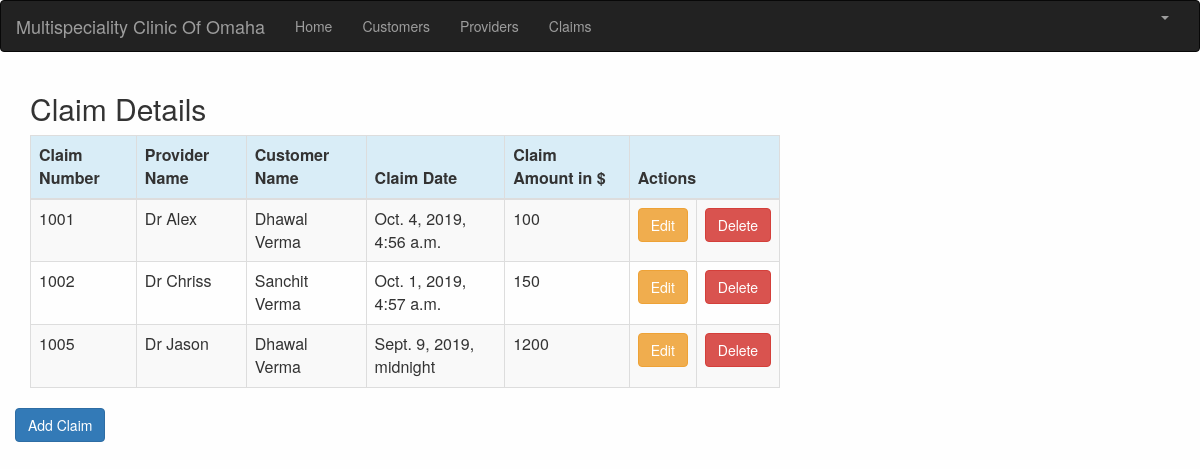
The app's page /claim_list (signed in) with its own data.
### blog/models.py (models this page shows, shortened)
class Claims(models.Model):
    claim_number = models.IntegerField(blank=False, null=False)
    provider_name = models.ForeignKey(Providers, on_delete=models.CASCADE, related_name='a')
    provider_id = models.ForeignKey(Providers, on_delete=models.CASCADE, related_name='b')
    cust_name = models.ForeignKey(Customers, on_delete=models.CASCADE, related_name='c')
    insurance_number = models.ForeignKey(Customers, on_delete=models.CASCADE, related_name='d')
    claim_date = models.DateTimeField()
    claim_amount = models.IntegerField(blank=False, null=False)
    class Meta:
        verbose_name = "Claim"
        verbose_name_plural = "Claims"

class Providers(models.Model):
    provider_name = models.CharField(max_length=50)
    provider_id = models.CharField(max_length=5, blank=False, null=False)
    speciality = models.CharField(max_length=100)
    def __str__(self):
        return str(self.provider_name)
    class Meta:
        verbose_name = "Provider"
        verbose_name_plural = "Providers"

class Customers(models.Model):
    cust_name = models.CharField(max_length=50)
    insurance_number = models.CharField(max_length=6, blank=False, null=False)
    email = models.EmailField(max_length=100)
    phone_number = models.CharField(max_length=50)
    dob = models.DateTimeField(null=False)
    address = models.CharField(max_length=200)
    def __str__(self):
        return str(self.cust_name)
    class Meta:
        verbose_name = "Customer"
        verbose_name_plural = "Customers"

### blog/views.py (the view)
# urls.py: path('claim_list', views.claim_list, name='claim_list'),
@login_required
def claim_list(request):
    claim = Claims.objects.all()
    return render(request, 'blog/claim_list.html', {'Claims': claim})

### blog/templates/blog/claim_list.html (shortened to what this page needs)
{% extends 'blog/base.html' %}
{% load crispy_forms_tags %}
{% block content %}
    <html>
    <head>
        <link rel="stylesheet" href="https://maxcdn.bootstrapcdn.com/bootstrap/3.3.4/css/bootstrap.min.css">
    </head>
    <body>
    <div class="row">
        <h2 style="padding-left: 15Px">Claim Details</h2>
    </div>
    <div>
        <table class="table table-striped table-bordered table-hover">
            <thead>
            <tr class="bg-info">
                <th>Claim Number</th>
                <th>Provider Name</th>
                <th>Customer Name</th>
                <th>Claim Date</th>
                <th>Claim Amount in $</th>
                <th colspan="3">Actions</th>
            </tr>
            </thead>
            <tbody>
            {% for claim in Claims %}
                <tr>
                    <td>{{ claim.claim_number }}</td>
                    <td>{{ claim.provider_name}}</td>
                    <td>{{ claim.cust_name }}</td>
                    <td>{{ claim.claim_date }}</td>
                    <td>{{ claim.claim_amount }}</td>
                    <td><a href="{% url 'blog:claim_edit' pk=claim.pk %}" class="btn btn-warning">Edit</a></td>
                    <td><a href="{% url 'blog:claim_delete' pk=claim.pk %}" onclick="return confirm('Are you sure you want to delete?')" class="btn btn-danger">Delete</a></td>
                </tr>
            {% endfor %}
            </tbody>
        </table>
        <div class="row">
            <a href="{% url 'blog:claim_new' %}" class="row"><span
                    class="btn btn-primary">Add Claim</span></a>
        </div>
    </div>
    </body>
    </html>
{% endblock %}

### blog/templates/blog/claim_list.html (style rules this page uses)
body { background-color: #fefefe; }

### records on screen
Claims: claim_number "1001", provider_name "Dr Alex", cust_name "Dhawal Verma", claim_date "Oct. 4, 2019, 4:56 a.m.", claim_amount "100"
Claims: claim_number "1002", provider_name "Dr Chriss", cust_name "Sanchit Verma", claim_date "Oct. 1, 2019, 4:57 a.m.", claim_amount "150"
Claims: claim_number "1005", provider_name "Dr Jason", cust_name "Dhawal Verma", claim_date "Sept. 9, 2019, midnight", claim_amount "1200"
